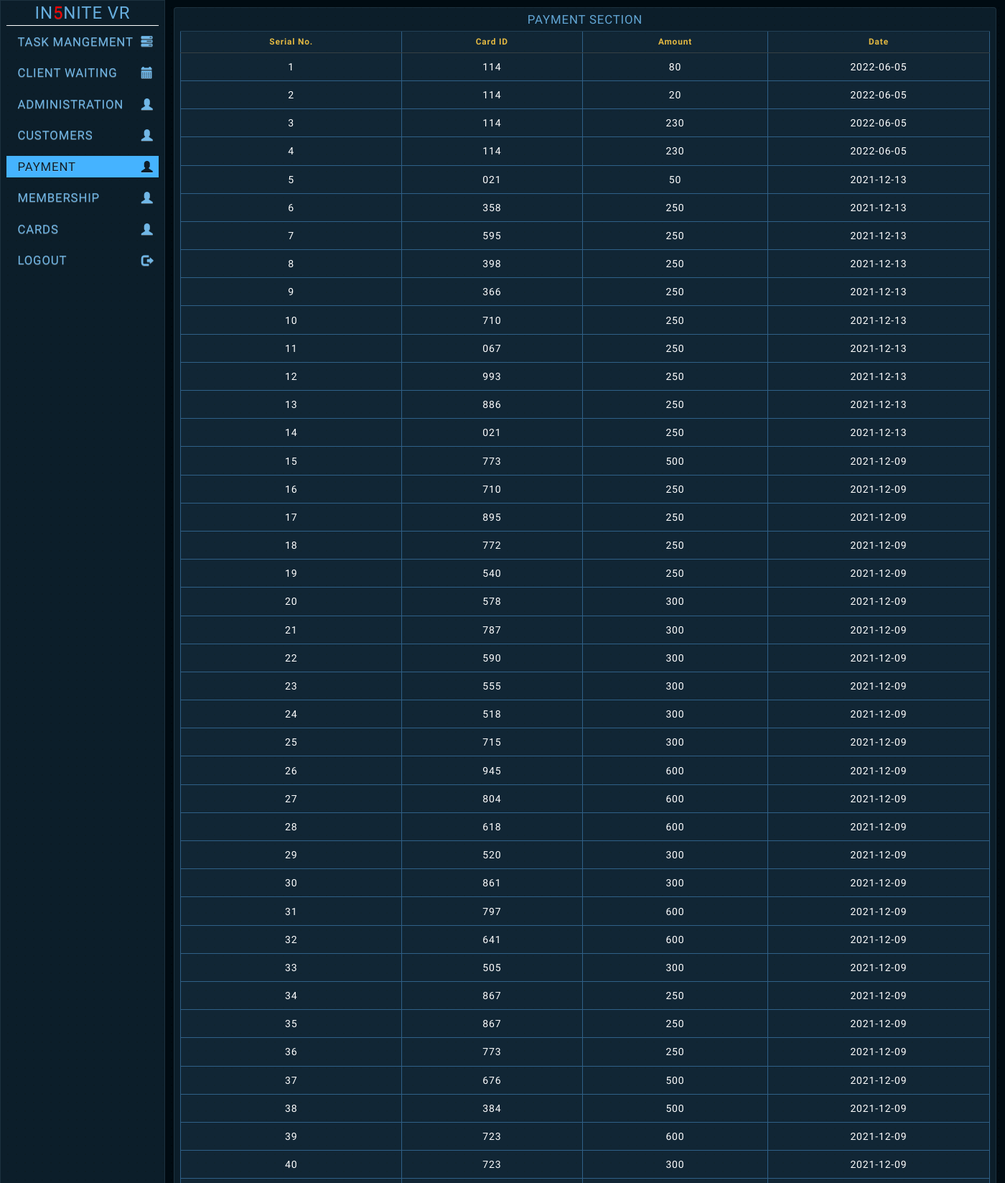
Screenshot of /payment.php (signed in, upper part) with the database file from the repository.
### tables this page shows
CREATE TABLE IF NOT EXISTS `tbl_payment` (
  `payment_id` int(11) NOT NULL AUTO_INCREMENT,
  `card_id` varchar(50) NOT NULL,
  `pdate` date DEFAULT NULL,
  `payment_type` varchar(50) NOT NULL,
  `amount` double NOT NULL,
  `given_money` int(15) DEFAULT NULL,
  `change_given` int(15) DEFAULT NULL,
  PRIMARY KEY (`payment_id`)
);

### authentication.php (called while the page is built, shortened)
<?php
require 'classes/admin_class.php';
$obj_admin = new Admin_Class();

### classes/admin_class.php (called while the page is built, shortened)
<?php
class Admin_Class
{
	public function __construct()
	{
        $host_name='localhost';
		$user_name='root';
		$password='';
		$db_name='iqjdhyaf_in5nite';
		try{
			$connection=new PDO("mysql:host={$host_name}; dbname={$db_name}", $user_name,  $password);
			$this->db = $connection;
		} catch (PDOException $message ) {
			echo $message->getMessage();
		}
	}
	public function manage_all_info($sql)
	{
		try{
			$info = $this->db->prepare($sql);
			$info->execute();
			return $info;
		} catch (PDOException $e) {
			echo $e->getMessage();
		}
	}
}
?>

### payment.php (the view, shortened to what this page needs)
<?php
require 'authentication.php';
include("include/sidebar.php");
?>
<head>
<link rel="stylesheet" href="https://maxcdn.bootstrapcdn.com/font-awesome/4.7.0/css/font-awesome.min.css">
	<link rel="stylesheet" href="Demo%20SciUI_files/toastr.css">
	<link href="Demo%20SciUI_files/remixicon.css" rel="stylesheet">
	<link href="Demo%20SciUI_files/grid.css" rel="stylesheet" type="text/css">
	<link href="Demo%20SciUI_files/styles.css" rel="stylesheet" type="text/css">
</head>
    <div class="row">
      <div class="col-md-12">
          <div class="panel shown p-4">
          <div class="header">
            <h1 class="title text-center">Payment Section</h1>
          </div>
          <div class="table-responsive">
          <table class="table table-codensed table-custom" align="center">
              <thead>
                <tr>
                  <th>Serial No.</th>
                  <th>Card ID</th>
                  <th>Amount</th>
                  <th>Date</th>
                </tr>
              </thead>
              <tbody>
              <?php
                  $sql = "Select * from tbl_payment order by payment_id desc";
                  $info = $obj_admin->manage_all_info($sql);
                  $serial  = 1;
                  while( $row = $info->fetch(PDO::FETCH_ASSOC) ){
              ?>
                <tr>
                  <td><?php echo $serial++; ?></td>
                  <td><?php echo $row['card_id']; ?></td>
                  <td><?php echo $row['amount']; ?></td>
				  <td><?php echo $row['pdate']; ?></td>
                </tr>
                <?php } ?>
              </tbody>
            </table>
          </div>
        </div>
        </div>
    </div>
<?php include("include/footer.php"); ?>

### assets/css/custom.css (style rules this page uses)
body,html { height: 100%; font-size: 17px; font-family: 'Open Sans', sans-serif; }
.main .row { padding: 0px; margin: 0px; }
.table-custom { background: #012B39; border-radius: 0.25em; border-collapse: collapse; }
.table-custom>thead>tr>th { border-bottom: 1px solid #364043; color: #E2B842; font-size: 0.85em; font-weight: 600; padding: 0.5em 1em; text-align: center; }
.table-custom>tbody>tr>td { color: #fff; font-weight: 400; padding: 0.65em 0.2em; text-align: center; }
.table-custom>tbody>tr { transition: background 0.25s ease; }

### Demo SciUI_files/grid.css (style rules this page uses)
html { font-family: sans-serif; -ms-text-size-adjust: 100%; -webkit-text-size-adjust: 100%; }
body { margin: 0; }
h1 { font-size: 2em; margin: 0.67em 0; }
table { border-collapse: collapse; border-spacing: 0; }
td, th { padding: 0; }
* { -webkit-box-sizing: border-box; -moz-box-sizing: border-box; box-sizing: border-box; }
*:before, *:after { -webkit-box-sizing: border-box; -moz-box-sizing: border-box; box-sizing: border-box; }
html { font-size: 10px; -webkit-tap-highlight-color: rgba(0, 0, 0, 0); }
body { font-family: "Helvetica Neue", Helvetica, Arial, sans-serif; font-size: 14px; line-height: 1.42857143; color: #333333; background-color: #ffffff; }
.row { margin-right: -2px; margin-left: -2px; }
.col-xs-1, .col-sm-1, .col-md-1, .col-lg-1, .col-xs-2, .col-sm-2, .col-md-2, .col-lg-2, .col-xs-3, .col-sm-3, .col-md-3, .col-lg-3, .col-xs-4, .col-sm-4, .col-md-4, .col-lg-4, .col-xs-5, .col-sm-5, .col-md-5, .col-lg-5, .col-xs-6, .col-sm-6, .col-md-6, .col-lg-6, .col-xs-7, .col-sm-7, .col-md-7, .col-lg-7, .col-xs-8, .col-sm-8, .col-md-8, .col-lg-8, .col-xs-9, .col-sm-9, .col-md-9, .col-lg-9, .col-xs-10, .col-sm-10, .col-md-10, .col-lg-10, .col-xs-11, .col-sm-11, .col-md-11, .col-lg-11, .col-xs-12, .col-sm-12, .col-md-12, .col-lg-12 { position: relative; min-height: 1px; padding-right: 2px; padding-left: 2px; }
@media (min-width: 992px) { .col-md-1, .col-md-2, .col-md-3, .col-md-4, .col-md-5, .col-md-6, .col-md-7, .col-md-8, .col-md-9, .col-md-10, .col-md-11, .col-md-12 { float: left; } }
@media (min-width: 992px) { .col-md-12 { width: 100%; } }
.clearfix:before, .clearfix:after, .container:before, .container:after, .container-fluid:before, .container-fluid:after, .row:before, .row:after { display: table; content: " "; }
.clearfix:after, .container:after, .container-fluid:after, .row:after { clear: both; }

### Demo SciUI_files/styles.css (style rules this page uses)
body { font-family: "Exo 2", Arial, sans-serif; font-weight: normal; transition: opacity .3s; background-color: #000b12; }
body { background-color: #00080d; background-image: linear-gradient(90deg,#000b12 1rem,transparent 1rem), linear-gradient(#000b12 1rem,transparent 1rem); background-size: 1.2rem 1.2rem; }
.row { margin-right: 0; margin-left: 0; }
.panel { --aug-border-all: .5px; --aug-border-bg: rgba(171,221,255,0.1); box-sizing: border-box; display: inline-block; font-size: 14px; letter-spacing: .06em; background-color: rgba(120,200,255,0.1); border: 1px solid rgba(171,221,255,0.1); color: rgba(120,200,255,0.8); padding: 0 .6em .6em; max-width: 100%; width: 100%; margin-bottom: 4px; opacity: 0; cursor: default; }
.panel::after { box-sizing: border-box; color: rgba(120,200,255,0.2); font-size: .8em; height: 2em; }
.panel .header { border-bottom: 1px solid rgba(120,200,255,0.2); box-sizing: border-box; cursor: default; }
.panel .title { box-sizing: border-box; font-size: 1.2em; font-weight: 100; margin: 0; overflow: hidden; padding: .4em 0; text-overflow: ellipsis; text-transform: uppercase; white-space: nowrap; }
.shown { animation: flickerIn 0.5s; opacity: 1; }
.table { padding: 3px; background-color: rgba(120,200,255,0.05); tab-size: 2em; border-collapse: collapse; }
.table td, .table th { border: 1px solid #2f6087; text-align: left; padding: 8px; }

### include/sidebar.php (style rules this page uses)
td { vertical-align:CENTER; text-align: center; }

### rows the page displays
tbl_payment: card "114", amount "80", pdate "2022-06-05"
tbl_payment: card "114", amount "20", pdate "2022-06-05"
tbl_payment: card "114", amount "230", pdate "2022-06-05"
tbl_payment: card "114", amount "230", pdate "2022-06-05"
tbl_payment: card "021", amount "50", pdate "2021-12-13"
tbl_payment: card "358", amount "250", pdate "2021-12-13"
tbl_payment: card "595", amount "250", pdate "2021-12-13"
tbl_payment: card "398", amount "250", pdate "2021-12-13"
tbl_payment: card "366", amount "250", pdate "2021-12-13"
tbl_payment: card "710", amount "250", pdate "2021-12-13"
tbl_payment: card "067", amount "250", pdate "2021-12-13"
tbl_payment: card "993", amount "250", pdate "2021-12-13"
tbl_payment: card "886", amount "250", pdate "2021-12-13"
tbl_payment: card "021", amount "250", pdate "2021-12-13"
tbl_payment: card "773", amount "500", pdate "2021-12-09"
tbl_payment: card "710", amount "250", pdate "2021-12-09"
tbl_payment: card "895", amount "250", pdate "2021-12-09"
tbl_payment: card "772", amount "250", pdate "2021-12-09"
tbl_payment: card "540", amount "250", pdate "2021-12-09"
tbl_payment: card "578", amount "300", pdate "2021-12-09"
tbl_payment: card "787", amount "300", pdate "2021-12-09"
tbl_payment: card "590", amount "300", pdate "2021-12-09"
tbl_payment: card "555", amount "300", pdate "2021-12-09"
tbl_payment: card "518", amount "300", pdate "2021-12-09"
tbl_payment: card "715", amount "300", pdate "2021-12-09"
tbl_payment: card "945", amount "600", pdate "2021-12-09"
tbl_payment: card "804", amount "600", pdate "2021-12-09"
tbl_payment: card "618", amount "600", pdate "2021-12-09"
tbl_payment: card "520", amount "300", pdate "2021-12-09"
tbl_payment: card "861", amount "300", pdate "2021-12-09"
tbl_payment: card "797", amount "600", pdate "2021-12-09"
tbl_payment: card "641", amount "600", pdate "2021-12-09"
tbl_payment: card "505", amount "300", pdate "2021-12-09"
tbl_payment: card "867", amount "250", pdate "2021-12-09"
tbl_payment: card "867", amount "250", pdate "2021-12-09"
tbl_payment: card "773", amount "250", pdate "2021-12-09"
tbl_payment: card "676", amount "500", pdate "2021-12-09"
tbl_payment: card "384", amount "500", pdate "2021-12-09"
tbl_payment: card "723", amount "600", pdate "2021-12-09"
tbl_payment: card "723", amount "300", pdate "2021-12-09"
